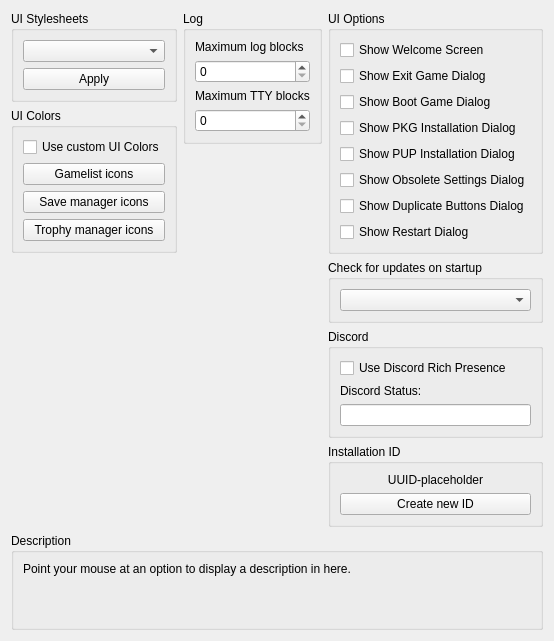
      <widget class="QWidget" name="guiTab">
       <attribute name="title">
        <string>GUI</string>
       </attribute>
       <layout class="QVBoxLayout" name="guiTab_layout" stretch="0,1,0">
        <item>
         <layout class="QHBoxLayout" name="guiTabLayout" stretch="1,1,1">
          <item>
           <layout class="QVBoxLayout" name="guiTabLayoutLeft">
            <item>
             <widget class="QGroupBox" name="gb_stylesheets">
              <property name="title">
               <string>UI Stylesheets</string>
              </property>
              <layout class="QVBoxLayout" name="gb_stylesheets_layout">
               <item>
                <widget class="QComboBox" name="combo_stylesheets"/>
               </item>
               <item>
                <widget class="QPushButton" name="pb_apply_stylesheet">
                 <property name="text">
                  <string>Apply</string>
                 </property>
                </widget>
               </item>
              </layout>
             </widget>
            </item>
            <item>
             <widget class="QGroupBox" name="gb_colors">
              <property name="title">
               <string>UI Colors</string>
              </property>
              <layout class="QVBoxLayout" name="gb_colors_layout">
               <property name="leftMargin">
                <number>9</number>
               </property>
               <property name="topMargin">
                <number>9</number>
               </property>
               <property name="rightMargin">
                <number>9</number>
               </property>
               <property name="bottomMargin">
                <number>9</number>
               </property>
               <item>
                <widget class="QCheckBox" name="cb_custom_colors">
                 <property name="text">
                  <string>Use custom UI Colors</string>
                 </property>
                </widget>
               </item>
               <item>
                <widget class="QPushButton" name="pb_gl_icon_color">
                 <property name="text">
                  <string>Gamelist icons</string>
                 </property>
                </widget>
               </item>
               <item>
                <widget class="QPushButton" name="pb_sd_icon_color">
                 <property name="text">
                  <string>Save manager icons</string>
                 </property>
                </widget>
               </item>
               <item>
                <widget class="QPushButton" name="pb_tr_icon_color">
                 <property name="text">
                  <string>Trophy manager icons</string>
                 </property>
                </widget>
               </item>
              </layout>
             </widget>
            </item>
            <item>
             <spacer name="guiTabSpacerLeft">
              <property name="orientation">
               <enum>Qt::Vertical</enum>
              </property>
              <property name="sizeType">
               <enum>QSizePolicy::MinimumExpanding</enum>
              </property>
              <property name="sizeHint" stdset="0">
               <size>
                <width>0</width>
                <height>0</height>
               </size>
              </property>
             </spacer>
            </item>
           </layout>
          </item>
          <item>
           <layout class="QVBoxLayout" name="guiTabLayoutMiddle">
            <item>
             <widget class="QGroupBox" name="gb_log">
              <property name="title">
               <string>Log</string>
              </property>
              <layout class="QVBoxLayout" name="gb_log_layout">
               <item>
                <widget class="QWidget" name="log_limit" native="true">
                 <property name="sizePolicy">
                  <sizepolicy hsizetype="Minimum" vsizetype="Minimum">
                   <horstretch>0</horstretch>
                   <verstretch>0</verstretch>
                  </sizepolicy>
                 </property>
                 <layout class="QVBoxLayout" name="layout_log_limit">
                  <property name="leftMargin">
                   <number>0</number>
                  </property>
                  <property name="topMargin">
                   <number>0</number>
                  </property>
                  <property name="rightMargin">
                   <number>0</number>
                  </property>
                  <property name="bottomMargin">
                   <number>0</number>
                  </property>
                  <item>
                   <widget class="QLabel" name="label_log_limit">
                    <property name="text">
                     <string>Maximum log blocks</string>
                    </property>
                   </widget>
                  </item>
                  <item>
                   <widget class="QSpinBox" name="spinbox_log_limit">
                    <property name="minimum">
                     <number>0</number>
                    </property>
                    <property name="maximum">
                     <number>999999999</number>
                    </property>
                   </widget>
                  </item>
                 </layout>
                </widget>
               </item>
               <item>
                <widget class="QWidget" name="tty_limit" native="true">
                 <layout class="QVBoxLayout" name="layout_tty_limit">
                  <property name="leftMargin">
                   <number>0</number>
                  </property>
                  <property name="topMargin">
                   <number>0</number>
                  </property>
                  <property name="rightMargin">
                   <number>0</number>
                  </property>
                  <property name="bottomMargin">
                   <number>0</number>
                  </property>
                  <item>
                   <widget class="QLabel" name="label_tty_limit">
                    <property name="text">
                     <string>Maximum TTY blocks</string>
                    </property>
                   </widget>
                  </item>
                  <item>
                   <widget class="QSpinBox" name="spinbox_tty_limit">
                    <property name="maximum">
                     <number>999999999</number>
                    </property>
                   </widget>
                  </item>
                 </layout>
                </widget>
               </item>
              </layout>
             </widget>
            </item>
            <item>
             <spacer name="guiTabSpacerMiddle">
              <property name="orientation">
               <enum>Qt::Vertical</enum>
              </property>
              <property name="sizeType">
               <enum>QSizePolicy::MinimumExpanding</enum>
              </property>
              <property name="sizeHint" stdset="0">
               <size>
                <width>0</width>
                <height>0</height>
               </size>
              </property>
             </spacer>
            </item>
           </layout>
          </item>
          <item>
           <layout class="QVBoxLayout" name="guiTabLayoutRight">
            <item>
             <widget class="QGroupBox" name="gb_gui_options">
              <property name="title">
               <string>UI Options</string>
              </property>
              <layout class="QVBoxLayout" name="gb_gui_options_layout">
               <item>
                <widget class="QCheckBox" name="cb_show_welcome">
                 <property name="text">
                  <string>Show Welcome Screen</string>
                 </property>
                </widget>
               </item>
               <item>
                <widget class="QCheckBox" name="cb_show_exit_game">
                 <property name="text">
                  <string>Show Exit Game Dialog</string>
                 </property>
                </widget>
               </item>
               <item>
                <widget class="QCheckBox" name="cb_show_boot_game">
                 <property name="text">
                  <string>Show Boot Game Dialog</string>
                 </property>
                </widget>
               </item>
               <item>
                <widget class="QCheckBox" name="cb_show_pkg_install">
                 <property name="text">
                  <string>Show PKG Installation Dialog</string>
                 </property>
                </widget>
               </item>
               <item>
                <widget class="QCheckBox" name="cb_show_pup_install">
                 <property name="text">
                  <string>Show PUP Installation Dialog</string>
                 </property>
                </widget>
               </item>
               <item>
                <widget class="QCheckBox" name="cb_show_obsolete_cfg_dialog">
                 <property name="text">
                  <string>Show Obsolete Settings Dialog</string>
                 </property>
                </widget>
               </item>
               <item>
                <widget class="QCheckBox" name="cb_show_same_buttons_dialog">
                 <property name="text">
                  <string>Show Duplicate Buttons Dialog</string>
                 </property>
                </widget>
               </item>
               <item>
                <widget class="QCheckBox" name="cb_show_restart_hint">
                 <property name="text">
                  <string>Show Restart Dialog</string>
                 </property>
                </widget>
               </item>
               <item>
                <spacer name="guiTabSpacerRight">
                 <property name="orientation">
                  <enum>Qt::Vertical</enum>
                 </property>
                 <property name="sizeType">
                  <enum>QSizePolicy::MinimumExpanding</enum>
                 </property>
                 <property name="sizeHint" stdset="0">
                  <size>
                   <width>0</width>
                   <height>0</height>
                  </size>
                 </property>
                </spacer>
               </item>
              </layout>
             </widget>
            </item>
            <item>
             <widget class="QGroupBox" name="gb_updates">
              <property name="title">
               <string>Check for updates on startup</string>
              </property>
              <layout class="QVBoxLayout" name="layout_gb_updates">
               <item>
                <widget class="QComboBox" name="combo_updates"/>
               </item>
              </layout>
             </widget>
            </item>
            <item>
             <widget class="QGroupBox" name="gb_discord">
              <property name="title">
               <string>Discord</string>
              </property>
              <layout class="QVBoxLayout" name="gb_discord_layout">
               <item>
                <widget class="QCheckBox" name="useRichPresence">
                 <property name="text">
                  <string>Use Discord Rich Presence</string>
                 </property>
                </widget>
               </item>
               <item>
                <widget class="QLabel" name="label_discordState">
                 <property name="text">
                  <string>Discord Status:</string>
                 </property>
                </widget>
               </item>
               <item>
                <widget class="QLineEdit" name="discordState">
                 <property name="sizePolicy">
                  <sizepolicy hsizetype="MinimumExpanding" vsizetype="Fixed">
                   <horstretch>0</horstretch>
                   <verstretch>0</verstretch>
                  </sizepolicy>
                 </property>
                 <property name="maxLength">
                  <number>128</number>
                 </property>
                </widget>
               </item>
              </layout>
             </widget>
            </item>
            <item>
             <widget class="QGroupBox" name="gb_uuid">
              <property name="title">
               <string>Installation ID</string>
              </property>
              <layout class="QVBoxLayout" name="gb_uuid_layout">
               <item>
                <widget class="QLabel" name="label_uuid">
                 <property name="text">
                  <string>UUID-placeholder</string>
                 </property>
                 <property name="alignment">
                  <set>Qt::AlignCenter</set>
                 </property>
                </widget>
               </item>
               <item>
                <widget class="QPushButton" name="pb_uuid">
                 <property name="text">
                  <string>Create new ID</string>
                 </property>
                </widget>
               </item>
              </layout>
             </widget>
            </item>
           </layout>
          </item>
         </layout>
        </item>
        <item>
         <spacer name="guiTabSpacer">
          <property name="orientation">
           <enum>Qt::Vertical</enum>
          </property>
          <property name="sizeType">
           <enum>QSizePolicy::MinimumExpanding</enum>
          </property>
          <property name="sizeHint" stdset="0">
           <size>
            <width>0</width>
            <height>0</height>
           </size>
          </property>
         </spacer>
        </item>
        <item>
         <widget class="QGroupBox" name="gb_description_gui">
          <property name="title">
           <string>Description</string>
          </property>
          <layout class="QVBoxLayout" name="gb_description_gui_layout">
           <item>
            <widget class="QLabel" name="description_gui">
             <property name="text">
              <string>Point your mouse at an option to display a description in here.


</string>
             </property>
             <property name="textFormat">
              <enum>Qt::PlainText</enum>
             </property>
             <property name="alignment">
              <set>Qt::AlignLeading|Qt::AlignLeft|Qt::AlignTop</set>
             </property>
             <property name="wordWrap">
              <bool>true</bool>
             </property>
            </widget>
           </item>
          </layout>
         </widget>
        </item>
       </layout>
      </widget>
